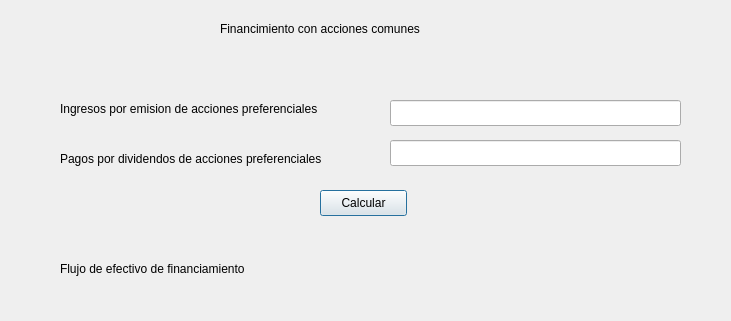
<?xml version="1.0" encoding="UTF-8"?>
<ui version="4.0">
 <class>Dialog</class>
 <widget class="QDialog" name="Dialog">
  <property name="windowModality">
   <enum>Qt::ApplicationModal</enum>
  </property>
  <property name="geometry">
   <rect>
    <x>0</x>
    <y>0</y>
    <width>731</width>
    <height>321</height>
   </rect>
  </property>
  <property name="windowTitle">
   <string>Financiamento con acciones preferenciales</string>
  </property>
  <widget class="QLabel" name="label">
   <property name="geometry">
    <rect>
     <x>220</x>
     <y>20</y>
     <width>311</width>
     <height>18</height>
    </rect>
   </property>
   <property name="text">
    <string>Financimiento con acciones comunes</string>
   </property>
  </widget>
  <widget class="QLabel" name="lbl_ingresos">
   <property name="geometry">
    <rect>
     <x>60</x>
     <y>100</y>
     <width>371</width>
     <height>18</height>
    </rect>
   </property>
   <property name="text">
    <string>Ingresos por emision de acciones preferenciales</string>
   </property>
  </widget>
  <widget class="QLabel" name="lbl_pagos">
   <property name="geometry">
    <rect>
     <x>60</x>
     <y>150</y>
     <width>321</width>
     <height>18</height>
    </rect>
   </property>
   <property name="text">
    <string>Pagos por dividendos de acciones preferenciales</string>
   </property>
  </widget>
  <widget class="QLineEdit" name="txt_ingresos">
   <property name="geometry">
    <rect>
     <x>390</x>
     <y>100</y>
     <width>291</width>
     <height>26</height>
    </rect>
   </property>
  </widget>
  <widget class="QLineEdit" name="txt_pagos">
   <property name="geometry">
    <rect>
     <x>390</x>
     <y>140</y>
     <width>291</width>
     <height>26</height>
    </rect>
   </property>
  </widget>
  <widget class="QPushButton" name="btn_calcular">
   <property name="geometry">
    <rect>
     <x>320</x>
     <y>190</y>
     <width>87</width>
     <height>26</height>
    </rect>
   </property>
   <property name="text">
    <string>Calcular</string>
   </property>
  </widget>
  <widget class="QLabel" name="lbl_response">
   <property name="geometry">
    <rect>
     <x>365</x>
     <y>260</y>
     <width>221</width>
     <height>20</height>
    </rect>
   </property>
   <property name="text">
    <string/>
   </property>
  </widget>
  <widget class="QLabel" name="label_2">
   <property name="geometry">
    <rect>
     <x>60</x>
     <y>260</y>
     <width>241</width>
     <height>18</height>
    </rect>
   </property>
   <property name="text">
    <string>Flujo de efectivo de financiamiento</string>
   </property>
  </widget>
 </widget>
 <resources/>
 <connections/>
</ui>
